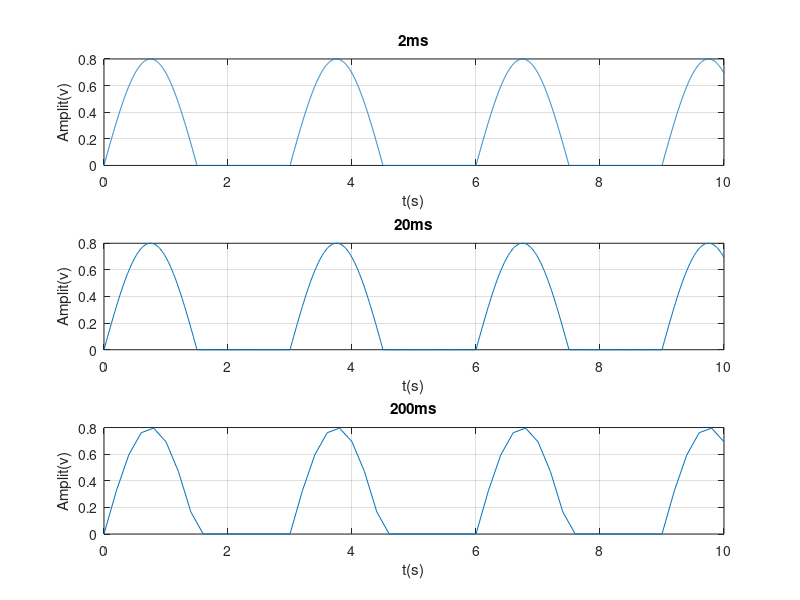

This figure's MATLAB source:
%P4
%Amplit=0.8
%T=3 => F=1/3
%w(omega)= 2pi *frecventa
t=0:0.002:10;
F=1/3;
subplot(3,1,1)
s=0.8*sin(2*pi*t*F);%generam semnalul sinusoidal
%pentru a face redresarea,elementele care trec pe partea negativa vor
%deveni = 0, semnalul va fi doar pozitiv
s(s<0)=0; 
plot(t,s);
grid;
title('2ms');
xlabel('t(s)');
ylabel('Amplit(v)');

t=0:0.02:10;
F=1/3;
subplot(3,1,2)
s=0.8*sin(2*pi*t*F);%generam semnalul sinusoidal
%pentru a face redresarea,elementele care trec pe partea negativa vor
%deveni = 0, semnalul va fi doar pozitiv
s(s<0)=0; 
plot(t,s);
grid;
title('20ms');
xlabel('t(s)');
ylabel('Amplit(v)');

t=0:0.2:10;
F=1/3;
subplot(3,1,3)
s=0.8*sin(2*pi*t*F);%generam semnalul sinusoidal
%pentru a face redresarea,elementele care trec pe partea negativa vor
%deveni = 0, semnalul va fi doar pozitiv
s(s<0)=0; 
plot(t,s);
grid;
title('200ms');
xlabel('t(s)');
ylabel('Amplit(v)');


